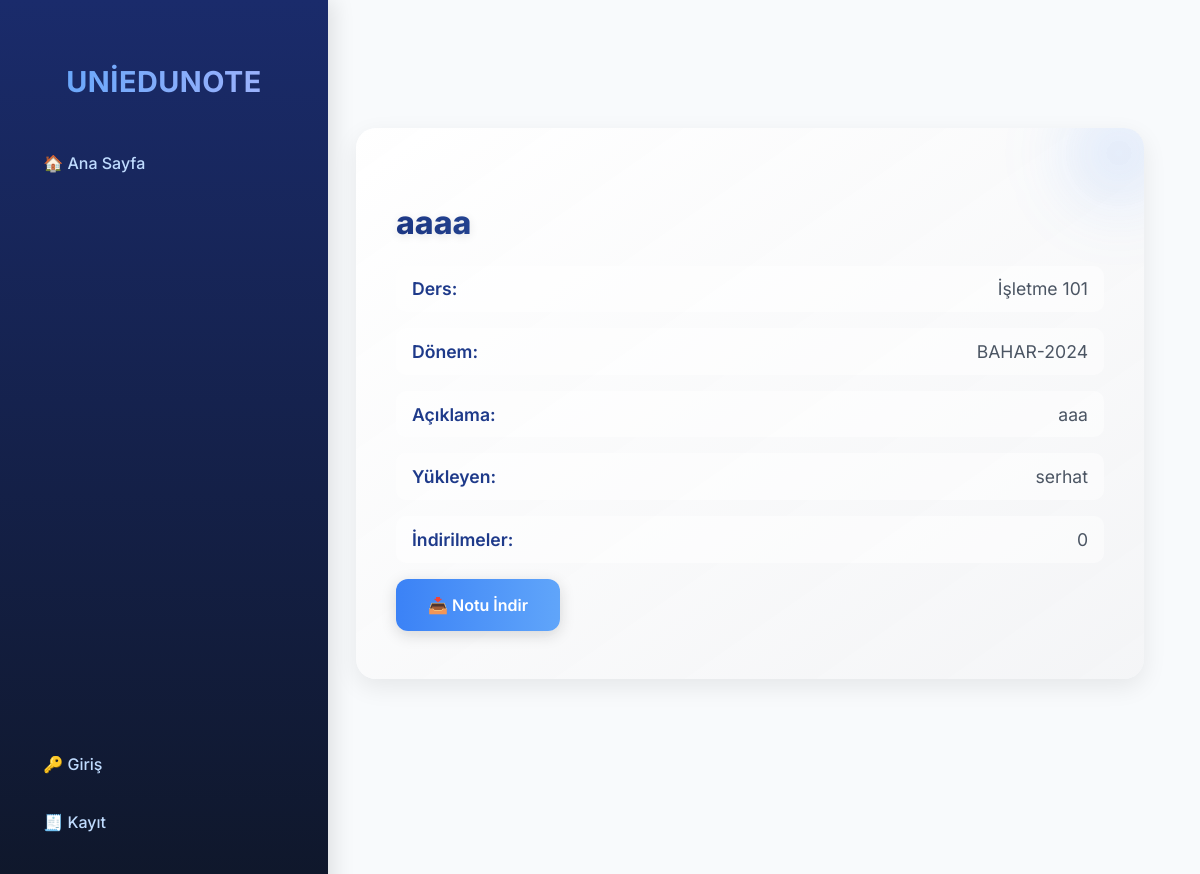
The page /notes/5/ on the database its author committed.
### notes/models.py (models this page shows, shortened)
class Note(models.Model):
    SEMESTER_CHOICES = [
        ('BAHAR-2024', 'Bahar 2024'),
        ('GÜZ-2024', 'Güz 2024'),
        ('BAHAR-2025', 'Bahar 2025'),
        ('GÜZ-2025', 'Güz 2025'),
    ]
    user = models.ForeignKey(User, on_delete=models.CASCADE)
    university = models.ForeignKey(University, on_delete=models.CASCADE)
    faculty = models.ForeignKey(Faculty, on_delete=models.CASCADE)
    department = models.ForeignKey(Department, on_delete=models.CASCADE)
    course = models.ForeignKey(Course, on_delete=models.CASCADE)
    semester = models.CharField(max_length=20, choices=SEMESTER_CHOICES)
    title = models.CharField(max_length=255)
    description = models.TextField(blank=True, null=True)
    file = models.FileField(upload_to='notes/')
    uploaded_at = models.DateTimeField(auto_now_add=True)
    download_count = models.IntegerField(default=0)
    likes = models.IntegerField(default=0)

### categories/models.py (models this page shows, shortened)
class Course(models.Model):
    department = models.ForeignKey(Department, on_delete=models.CASCADE, related_name="courses")
    name = models.CharField(max_length=255)

### users/models.py (models this page shows, shortened)
class User(AbstractUser):
    university = models.CharField(max_length=100, blank=True, null=True)
    points = models.IntegerField(default=0)

### notes/views.py (the view)
# urls.py: path('notes/<int:pk>/', note_detail, name='note_detail'),
def note_detail(request, pk):
    note = get_object_or_404(Note, pk=pk)
    return render(request, 'notes/note_detail.html', {'note': note})

### templates/notes/note_detail.html (shortened to what this page needs)
{% extends "base.html" %}
{% block content %}
<div class="note-detail-card">
  <h2>{{ note.title }}</h2>
  <p><strong>Ders:</strong> {{ note.course.name }}</p>
  <p><strong>Dönem:</strong> {{ note.semester }}</p>
  <p><strong>Açıklama:</strong> {{ note.description|default:"-" }}</p>
  <p><strong>Yükleyen:</strong> {{ note.user.username }}</p>
  <p><strong>İndirilmeler:</strong> {{ note.download_count }}</p>
  <a href="{% url 'download_note' note.pk %}">📥 Notu İndir</a>
</div>
{% endblock %}

### static/css/style.css (style rules this page uses)
body { background:#f5f7fb;font-family:Inter,system-ui,-apple-system,Segoe UI,Roboto,Arial,sans-serif;margin:0 }

### templates/base.html (style rules this page uses)
body { margin: 0; font-family: 'Inter', system-ui, -apple-system, Segoe UI, Roboto, Arial, sans-serif; background: #f8fafc; display: flex; min-height: 100vh; overflow-x: hidden; color: #1e2a44; }

### templates/notes/note_detail.html (style rules this page uses)
.note-detail-card { max-width: 760px; margin: 80px auto; background: linear-gradient(145deg, rgba(255, 255, 255, 0.95), rgba(243, 244, 246, 0.9)); border-radius: 20px; box-shadow: 0 8px 25px rgba(0, 0, 0, 0.08); padding: 3rem 2.5rem; position: relative; overflow: hidden; animation: slideUp 1s ease-out; backdrop-filter: blur(10px); }
.note-detail-card::before { content: ''; position: absolute; top: -50px; right: -50px; width: 150px; height: 150px; background: radial-gradient(circle, rgba(59, 130, 246, 0.2) 0%, rgba(255, 255, 255, 0) 70%); filter: blur(30px); animation: float 6s ease-in-out infinite alternate; }
.note-detail-card h2 { color: #1e3a8a; font-weight: 800; font-size: 2rem; margin-bottom: 1.5rem; background: linear-gradient(to right, #1e3a8a, #60a5fa); -webkit-background-clip: text; -webkit-text-fill-color: transparent; text-shadow: 0 2px 10px rgba(0, 0, 0, 0.1); animation: slideUp 1.2s ease-out 0.2s; }
.note-detail-card p { font-size: 1.1rem; color: #4b5563; margin: 1rem 0; display: flex; justify-content: space-between; align-items: center; padding: 0.8rem 1rem; border-radius: 10px; background: rgba(255, 255, 255, 0.5); transition: all 0.3s ease; animation: slideUp 1.4s ease-out 0.4s; }
.note-detail-card p strong { color: #1e3a8a; font-weight: 600; }
.note-detail-card a { display: inline-block; padding: 1rem 2rem; border-radius: 12px; background: linear-gradient(90deg, #3b82f6, #60a5fa); color: #fff; font-weight: 600; font-size: 1rem; text-decoration: none; transition: all 0.3s ease; box-shadow: 0 4px 15px rgba(0, 0, 0, 0.15); animation: slideUp 1.6s ease-out 0.6s; }

### rows shown on the page
Note: title "aaaa", course.name "İşletme 101", semester "BAHAR-2024", description "aaa", user.username "serhat", download_count "0"
